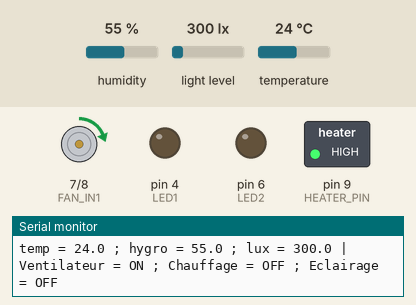
The sketch below on a simulated Arduino Uno, built with avr-gcc and run on an emulated ATmega328P. On the bench: motor-driver pin pairs drawn as motors (green arrow = first pin HIGH = forward, orange = second pin HIGH = backward, longer = more drive, scaled by the enable pin), switched loads named in the sketch (green lamp = pin HIGH), output pins drawn as LEDs (lit = HIGH), the last lines printed to the serial monitor. The test bench sets the inputs (shaded band); at power-on: light level 300 lx, temperature 24 °C, humidity 55 %.

Above: at 1.8 s.
1.9 s: light level set to 22 lx
3.4 s: light level set to 18 lx
At 4.9 s:
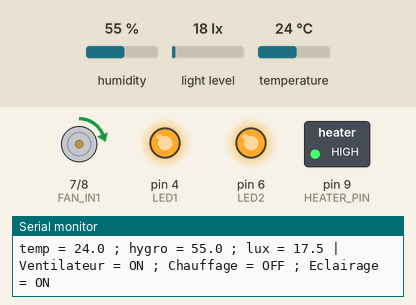
5.6 s: temperature set to 22.5 °C
At 6.7 s:
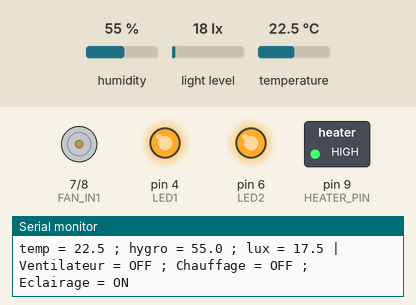
7.7 s: light level set to 40 lx
At 9.5 s:
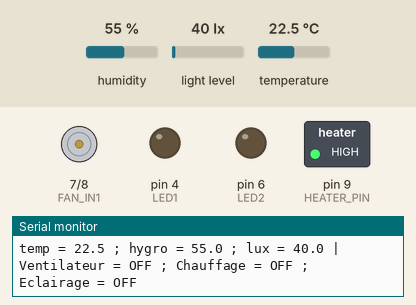
9.8 s: light level set to 0 lx
At 11.4 s:
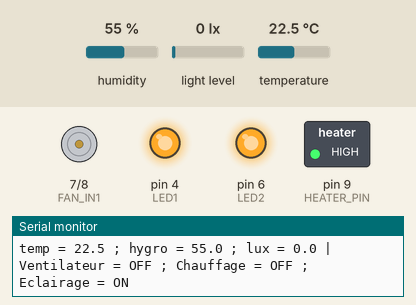
11.9 s: light level set to 500 lx
At 13.2 s:
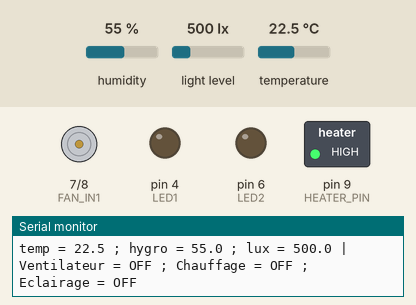
Timing chart, 0 to 14.9 s (numbered marks = the images above; inputs shaded):
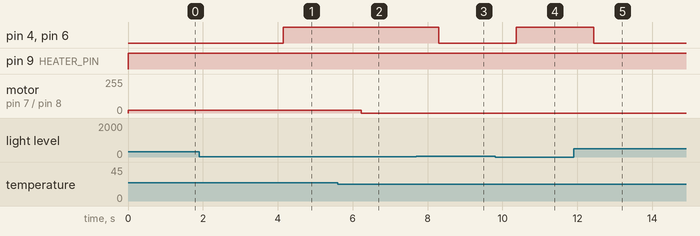

Measured:
- the behaviour switches between 20 and 19 lx on light level (found by bisection; images 0 and 1)
- after the input at 3.4 s, pin 4 (LED1), pin 6 (LED2): LOW → HIGH after 0.75 s
- after the input at 5.6 s, motor on pin 7 (FAN_IN1) / pin 8 (FAN_IN2): forward 20/255 → stopped after 0.63 s
- after the input at 7.7 s, pin 4 (LED1), pin 6 (LED2): HIGH → LOW after 0.59 s
- after the input at 9.8 s, pin 4 (LED1), pin 6 (LED2): LOW → HIGH after 0.57 s
- after the input at 11.9 s, pin 4 (LED1), pin 6 (LED2): HIGH → LOW after 0.53 s

The sketch:

codeOK_final.ino
```cpp
#include <Wire.h>
#include <BH1750.h>
#include <DHT.h>

// --- Pins ---
const int LED1 = 4;
const int LED2 = 6;

const int FAN_ENA = 5;       // ENA L298N -> vitesse ventilateur
const int FAN_IN1 = 7;       // IN1 L298N
const int FAN_IN2 = 8;       // IN2 L298N

const int HEATER_PIN = 9;    // chauffage
const int DHTPIN = 2;

#define DHTTYPE DHT22        // mets DHT11 si besoin

// --- Seuils ---
const float SEUIL_LUM = 20;
const float T_CHAUFFE = 10 ;
const float T_STOP_CHAUFFE = 20;

const float T_VENTILO_MIN = 23;
const float T_VENTILO_MAX = 30;

BH1750 lightMeter;
DHT dht(DHTPIN, DHTTYPE);

bool chauffageOn = false;

void setup() {

  Serial.begin(9600);

  pinMode(LED1, OUTPUT);
  pinMode(LED2, OUTPUT);

  pinMode(FAN_ENA, OUTPUT);
  pinMode(FAN_IN1, OUTPUT);
  pinMode(FAN_IN2, OUTPUT);

  pinMode(HEATER_PIN, OUTPUT);

  digitalWrite(LED1, LOW);
  digitalWrite(LED2, LOW);

  digitalWrite(FAN_IN1, LOW);
  digitalWrite(FAN_IN2, LOW);

  analogWrite(FAN_ENA, 0);


  Wire.begin();
  dht.begin();

  if (lightMeter.begin(BH1750::CONTINUOUS_HIGH_RES_MODE)) {
    Serial.println("BH1750 OK");
  } else {
    Serial.println("BH1750 introuvable");
  }
}

void loop() {

  // ========== LUMIERE -> LED ==========

  float lux = lightMeter.readLightLevel();

  // Etat Eclairage
  bool eclairageOn;

  if (lux < SEUIL_LUM) {

    digitalWrite(LED1, HIGH);
    digitalWrite(LED2, HIGH);

    eclairageOn = true;

  } else {

    digitalWrite(LED1, LOW);
    digitalWrite(LED2, LOW);

    eclairageOn = false;
  }


  // ========== TEMPERATURE + HUMIDITE ==========

  float temp = dht.readTemperature();
  float hygro = dht.readHumidity();

  if (!isnan(temp) && !isnan(hygro)) {

    // ===== CHAUFFAGE =====

    if (temp < T_CHAUFFE) {
      chauffageOn = true;
      digitalWrite(HEATER_PIN,LOW);
  }

    if (temp >= T_STOP_CHAUFFE) {
      chauffageOn = false;
      digitalWrite(HEATER_PIN,HIGH);
    }


    // ===== VENTILATEUR =====

    int vitesseVentilo = 0;

    // Moins de 23°C -> 0%
    if (temp < 23) {

      vitesseVentilo = 0;

    }

    // 23°C à moins de 25°C -> environ 20%
    else if (temp >= 23 && temp < 25) {

      vitesseVentilo = 20;

    }

    // 25°C à moins de 27°C -> environ 31%
    else if (temp >= 25 && temp < 27) {

      vitesseVentilo = 30;

    }

    // 27°C à moins de 29°C -> environ 47%
    else if (temp >= 27 && temp < 29) {

      vitesseVentilo = 40;

    }

    // 29°C ou plus -> maximum 60%
    else {

      vitesseVentilo = 50;

    }


    // ===== SECURITE =====

    // Pas de chauffage quand le ventilateur fonctionne
    //if (vitesseVentilo > 0) {
    //  chauffageOn = false;
    //}


    // ===== COMMANDE VENTILATEUR =====

    if (vitesseVentilo > 0) {

      digitalWrite(FAN_IN1, HIGH);
      digitalWrite(FAN_IN2, LOW);

      analogWrite(FAN_ENA, vitesseVentilo);

    } else {

      digitalWrite(FAN_IN1, LOW);
      digitalWrite(FAN_IN2, LOW);

      analogWrite(FAN_ENA, 0);
    }


    // ===== CHAUFFAGE =====

   digitalWrite(
    HEATER_PIN,
      chauffageOn ? LOW : HIGH
    );


    // ==================================================
    // AFFICHAGE ORGANISE POUR LA BASE DE DONNEES
    // ==================================================

    // ----- GROUPE GAUCHE : readings -----

    Serial.print("temp = ");
    Serial.print(temp, 1);

    Serial.print(" ; ");

    Serial.print("hygro = ");
    Serial.print(hygro, 1);

    Serial.print(" ; ");

    Serial.print("lux = ");
    Serial.print(lux, 1);


    // ----- SEPARATION -----

    Serial.print(" | ");


    // ----- GROUPE DROITE : equipments -----

    Serial.print("Ventilateur = ");

    if (vitesseVentilo > 0) {
      Serial.print("ON");
    } else {
      Serial.print("OFF");
    }

    Serial.print(" ; ");

    Serial.print("Chauffage = ");
    Serial.print(chauffageOn ? "ON" : "OFF");

    Serial.print(" ; ");

    Serial.print("Eclairage = ");
    Serial.println(eclairageOn ? "ON" : "OFF");
  }


  // ========== ERREUR DHT ==========

  else {

    Serial.print("temp = ERROR ; ");

    Serial.print("hygro = ERROR ; ");

    Serial.print("lux = ");
    Serial.print(lux, 1);

    Serial.print(" | ");

    Serial.print("Ventilateur = ERROR");
    Serial.print(" ; ");

    Serial.print("Chauffage = ERROR");
    Serial.print(" ; ");

    Serial.println("Eclairage = ERROR");
  }

  delay(1000);
}
```
